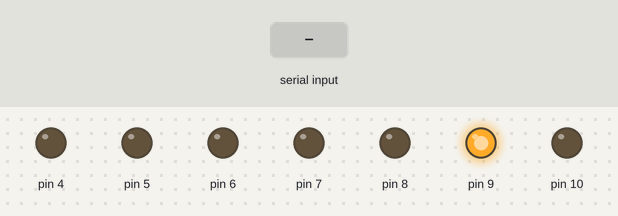
Bench run of a sketch on a simulated Arduino Uno, built with avr-gcc and run on an emulated ATmega328P. On the bench: output pins drawn as LEDs (lit = HIGH). Dashed ring = blinking. The inputs (shaded band) are chosen by the test bench.

Above: at 1.2 s.
1.3 s: "*alphabet B" received over the second serial link
At 1.53 s:
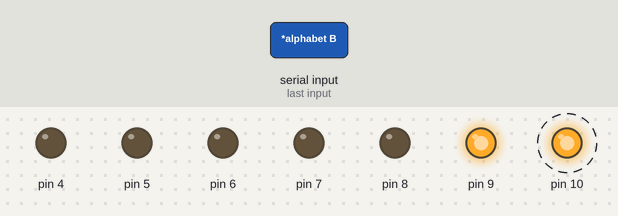
3.6 s: "*alphabet A" received over the second serial link
At 5.8 s:
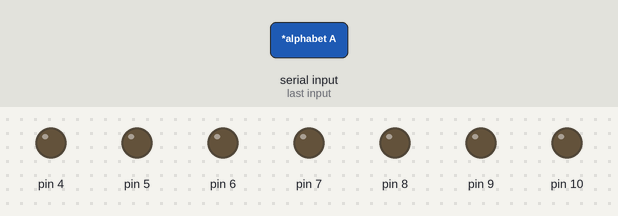
6.2 s: "*alphabet a" received over the second serial link
At 9.0 s:
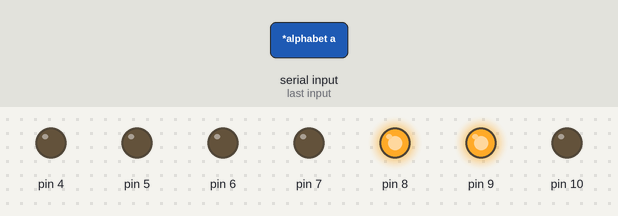
9.2 s: "*alphabet b" received over the second serial link
At 10.9 s:
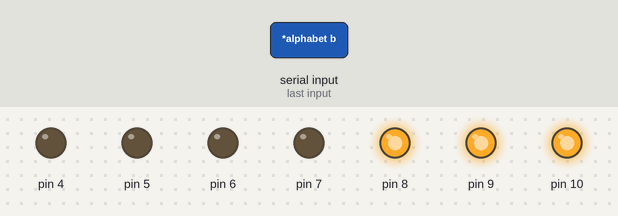
12.2 s: "*alphabet C" received over the second serial link
At 15.2 s:
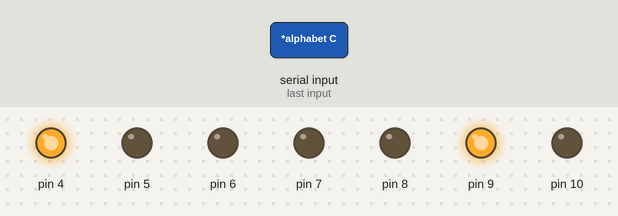
17.9 s: "*alphabet c" received over the second serial link
At 19.9 s:
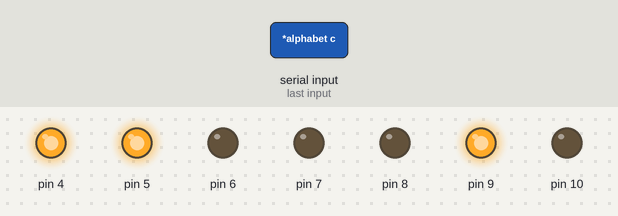
Timing chart, 0 to 21.4 s (numbered marks = the images above; inputs shaded):
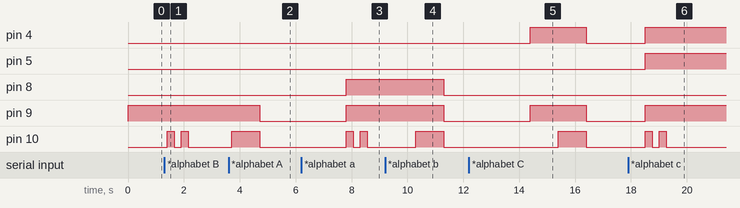

Measured:
- after the input at 1.3 s, pin 10: alternates HIGH for 0.25 s and LOW for 0.25 s, 4 changes in all, then stays LOW, starting after 0.11 s
- after the input at 3.6 s, pin 9: HIGH → LOW after 1.1 s; pin 10: LOW → HIGH after 0.11 s, → LOW 1.0 s later
- after the input at 6.2 s, pin 8, pin 9: LOW → HIGH after 1.6 s instead of 0.51 s; pin 10: alternates HIGH for 0.25 s and LOW for 0.25 s, 4 changes in all, then stays LOW, starting after 1.6 s
- after the input at 9.2 s, pin 8, pin 9: HIGH → LOW after 2.1 s; pin 10: LOW → HIGH after 1.1 s, → LOW 1.0 s later
- after the input at 12.2 s, pin 4, pin 9: LOW → HIGH after 2.2 s instead of 1.1 s; pin 10: LOW → HIGH after 3.2 s, → LOW 1.0 s later
- after the input at 17.9 s, pin 10: alternates HIGH for 0.25 s and LOW for 0.25 s, 4 changes in all, then stays LOW, starting after 0.61 s

The sketch:

Testing_mode.ino
```cpp
String voice;
#include <SoftwareSerial.h>
SoftwareSerial BT(2, 3); //TX, RX respetively
const String le[] = {"a","b","c","d","e","f","g","h","i","j","k","l","m","n","o","p","q","r","s","t","u","v","w","x","y","z"};
void setup() {
  // initialize digital pin LED_BUILTIN as an output.
  pinMode(4, OUTPUT);
  pinMode(5, OUTPUT);
  pinMode(6, OUTPUT);
  pinMode(7, OUTPUT);
  pinMode(8, OUTPUT);
  pinMode(9, OUTPUT);
  pinMode(10, OUTPUT);
  Serial.begin(9600);
  BT.begin(9600);
}

// the loop function runs over and over again forever
void loop()
{
  A();
  B();
  C();
  D();
}

void A()
{
  voice="";
  while (BT.available())
 { //Check if there is an available byte to read
     delay(10); //Delay added to make thing stable
    char c = BT.read(); //Conduct a serial read
    if (c == '#') {break;} //Exit the loop when the # is detected after the word
    voice += c; //Shorthand for voice = voice + c
  }
  digitalWrite(9,HIGH);
  if (voice.length() > 0){
    if ((voice == "*alphabet A")||(voice == "*alphabet a")){
      digitalWrite(10,HIGH);
      delay(1000);
      led_off();
      delay(1000);
    }
    else {
      digitalWrite(10,HIGH);
      delay(250);
      digitalWrite(10,LOW);
      delay(250);
      digitalWrite(10,HIGH);
      delay(250);
      digitalWrite(10,LOW);
      delay(250);
      voice="";
      A();
    }
  }
  else {
    voice="";
    A();
  }
}

void B()
{
  voice="";
  while (BT.available())
 { //Check if there is an available byte to read
     delay(100); //Delay added to make thing stable
    char c = BT.read(); //Conduct a serial read
    if (c == '#') {break;} //Exit the loop when the # is detected after the word
    voice += c; //Shorthand for voice = voice + c
  }
  digitalWrite(9,HIGH);
  digitalWrite(8,HIGH);
  if (voice.length() > 0){
    if ((voice == "*alphabet B")||(voice == "*alphabet b")){
      digitalWrite(10,HIGH);
      delay(1000);
      led_off();
      delay(1000);
    }
    else {
      digitalWrite(10,HIGH);
      delay(250);
      digitalWrite(10,LOW);
      delay(250);
      digitalWrite(10,HIGH);
      delay(250);
      digitalWrite(10,LOW);
      delay(250);
      voice="";
      B();
    }
  }
  else {
    voice="";
    B();
  }
}

void C()
{
  voice="";
  while (BT.available())
 { //Check if there is an available byte to read
     delay(100); //Delay added to make thing stable
    char c = BT.read(); //Conduct a serial read
    if (c == '#') {break;} //Exit the loop when the # is detected after the word
    voice += c; //Shorthand for voice = voice + c
  }
  digitalWrite(9,HIGH);
  digitalWrite(4,HIGH);
  delay(1000);
  if (voice.length() > 0){
    if ((voice == "*alphabet C")||(voice == "*alphabet c")){
      digitalWrite(10,HIGH);
      delay(1000);
      led_off();
      delay(1000);
    }
    else {
      digitalWrite(10,HIGH);
      delay(250);
      digitalWrite(10,LOW);
      delay(250);
      digitalWrite(10,HIGH);
      delay(250);
      digitalWrite(10,LOW);
      delay(250);
      voice="";
      C();
    }
  }
  else {
    voice="";
    C();
  }
}

void D()
{
  voice="";
  while (BT.available())
 { //Check if there is an available byte to read
     delay(10); //Delay added to make thing stable
    char c = BT.read(); //Conduct a serial read
    if (c == '#') {break;} //Exit the loop when the # is detected after the word
    voice += c; //Shorthand for voice = voice + c
  }
  digitalWrite(9,HIGH);
  digitalWrite(5,HIGH);
  digitalWrite(4,HIGH);
  if (voice.length() > 0){
    if ((voice == "*alphabet D")||(voice == "*alphabet d")){
      digitalWrite(10,HIGH);
      delay(1000);
      led_off();
      delay(1000);
    }
    else {
      digitalWrite(10,HIGH);
      delay(250);
      digitalWrite(10,LOW);
      delay(250);
      digitalWrite(10,HIGH);
      delay(250);
      digitalWrite(10,LOW);
      delay(250);
      voice="";
      D();
    }

  }
  else {
    voice="";
    D();
  }
}

void led_off()
{
digitalWrite(4,LOW);
digitalWrite(5,LOW);
digitalWrite(6,LOW);
digitalWrite(7,LOW);
digitalWrite(8,LOW);
digitalWrite(9,LOW);
digitalWrite(10,LOW);
delay(1000);
}
```
